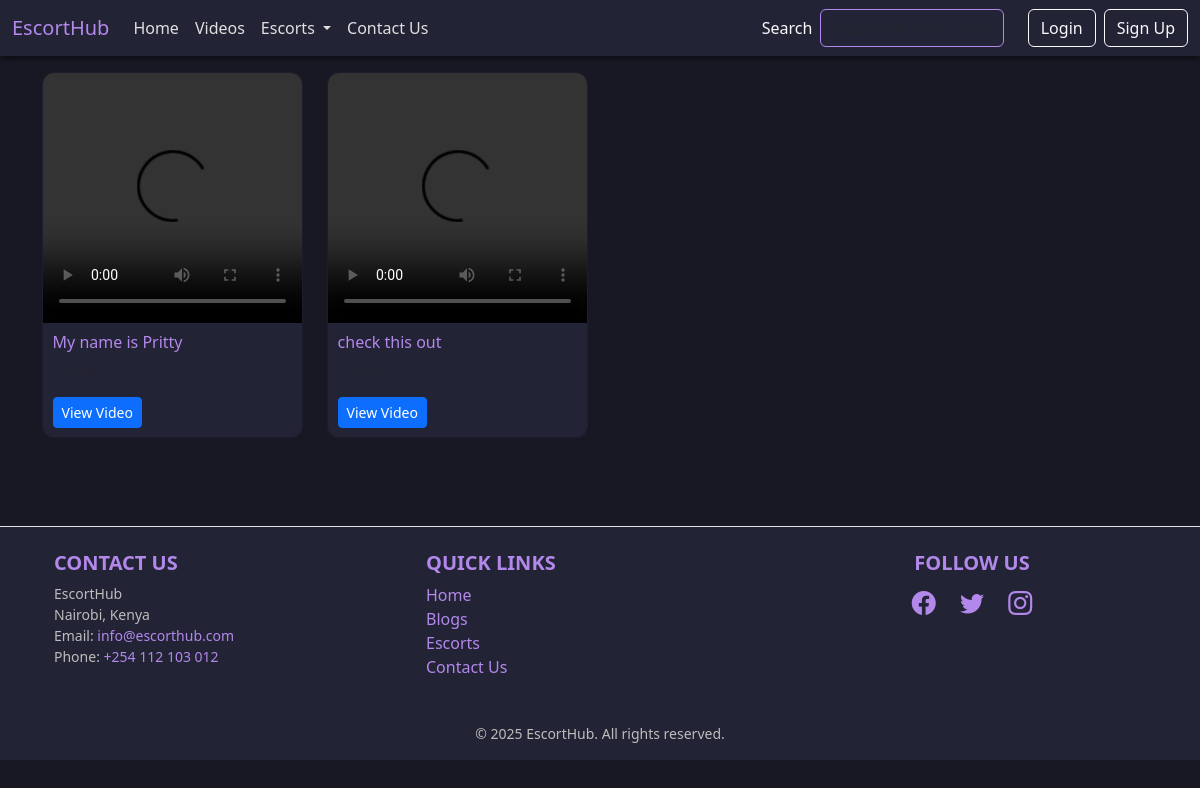
Page /videos/ on the earlier database version.
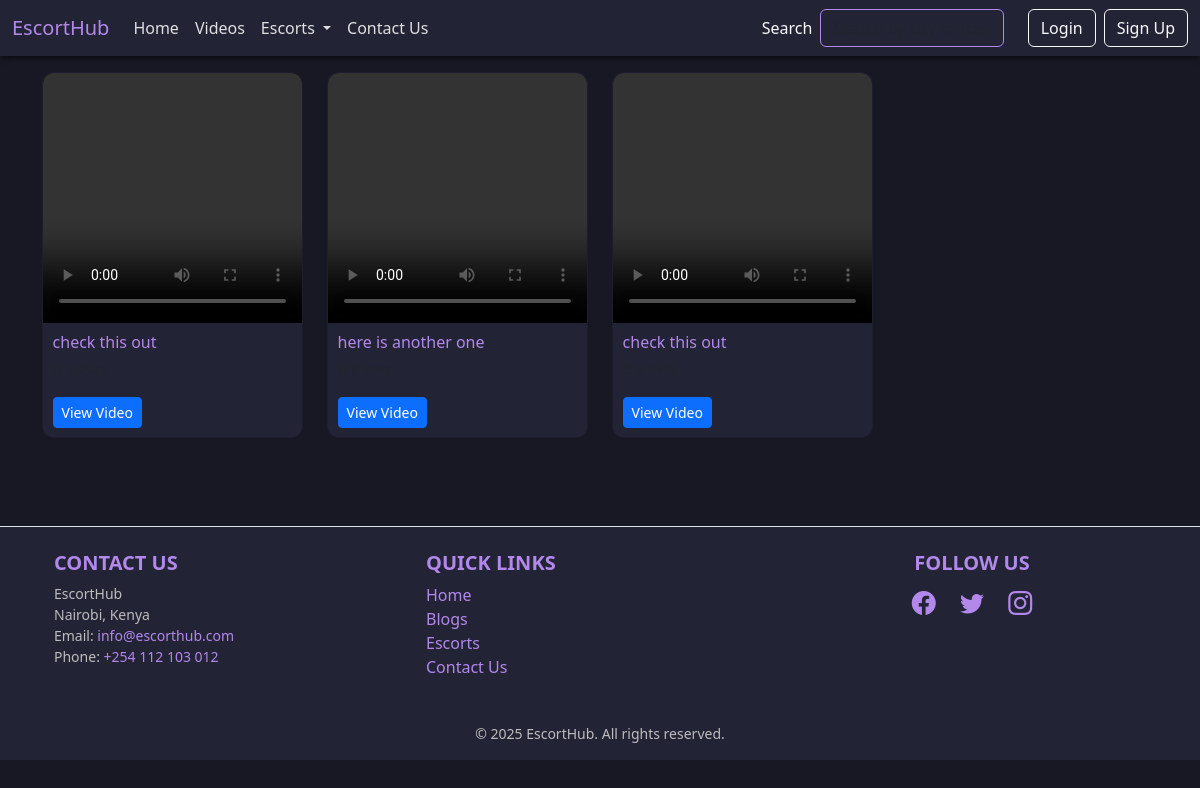
Same page on the later database version.
### core/models.py (models this page shows, shortened)
class Video(models.Model):
    profile = models.ForeignKey(Profile, on_delete=models.CASCADE, related_name='videos', null=True, blank=True)
    title = models.CharField(max_length=255)
    video_file = models.FileField(upload_to='videos/')
    views = models.PositiveIntegerField(default=0)
    uploaded_at = models.DateTimeField(auto_now_add=True)

### core/views.py (the view)
# urls.py: path('videos/', views.video_list, name='video_list'),
def video_list(request):
    videos = Video.objects.all()
    return render(request, 'core/video_list.html', {'videos': videos})

### templates/core/video_list.html (shortened to what this page needs)
{% extends "partials/base.html" %}
{% block content %}
<div class="container-sm py-3">
  <div class="row">
    {% for video in videos %}
      <div class="col-12 col-sm-6 col-md-3 mb-4">
        <div class="card video-card h-100">
          <video controls class="w-100 rounded-top" style="height: 250px; object-fit: cover;">
            <source src="{{ video.video_file.url }}" type="video/mp4">
          </video>
          <div class="card-body">
            <h4 class="card-title">{{ video.title }}</h4>
            <p class="text-muted">{{ video.views }} views</p>
            <a href="{% url 'core:video_detail' video.pk %}" class="btn btn-primary btn-sm">View Video</a>
          </div>
        </div>
      </div>
    {% empty %}
      <p>No videos found.</p>
    {% endfor %}
  </div>
</div>
{% endblock %}

Differences in the rows shown:
removed Video: title "My name is Pritty"
added Video: title "here is another one"
added Video: title "check this out"
